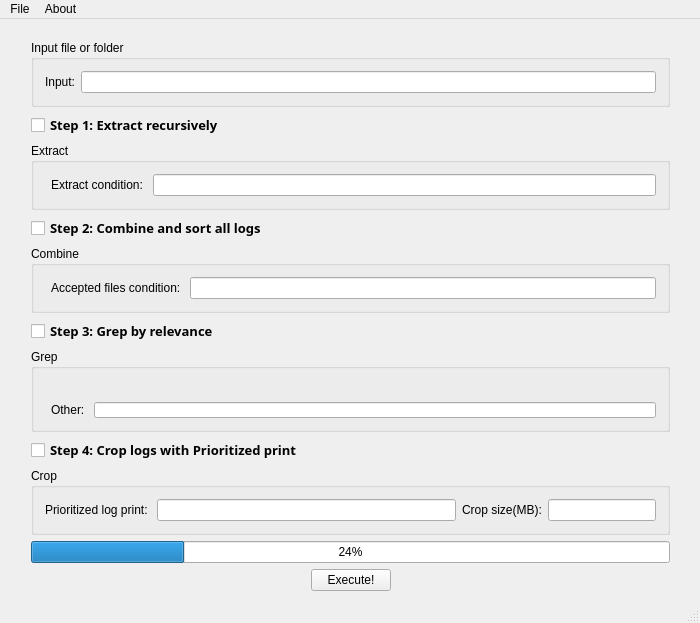
<?xml version="1.0" encoding="UTF-8"?>
<ui version="4.0">
 <class>TcomTools</class>
 <widget class="QMainWindow" name="TcomTools">
  <property name="geometry">
   <rect>
    <x>0</x>
    <y>0</y>
    <width>700</width>
    <height>623</height>
   </rect>
  </property>
  <property name="sizePolicy">
   <sizepolicy hsizetype="Fixed" vsizetype="Fixed">
    <horstretch>0</horstretch>
    <verstretch>0</verstretch>
   </sizepolicy>
  </property>
  <property name="windowTitle">
   <string>TcomTools</string>
  </property>
  <widget class="QWidget" name="centralWidget">
   <widget class="QWidget" name="verticalLayoutWidget">
    <property name="geometry">
     <rect>
      <x>20</x>
      <y>10</y>
      <width>661</width>
      <height>573</height>
     </rect>
    </property>
    <layout class="QFormLayout" name="formLayout_3">     <property name="fieldGrowthPolicy">
      <enum>QFormLayout::AllNonFixedFieldsGrow</enum>
     </property>
     <item row="0" column="0" colspan="2">
      <widget class="QGroupBox" name="groupBox_3">
       <property name="title">
        <string>Input file or folder</string>
       </property>
       <layout class="QFormLayout" name="formLayout">
        <item row="0" column="1">
         <widget class="QLineEdit" name="inputFileAndFolder">
          <property name="enabled">
           <bool>true</bool>
          </property>
          <property name="readOnly">
           <bool>false</bool>
          </property>
         </widget>
        </item>
        <item row="0" column="0">
         <widget class="QLabel" name="label">
          <property name="text">
           <string>Input:</string>
          </property>
         </widget>
        </item>
       </layout>
      </widget>
     </item>
     <item row="1" column="0">
      <widget class="QCheckBox" name="extractStep">
       <property name="font">
        <font>
         <family>Century Gothic</family>
         <pointsize>10</pointsize>
         <weight>75</weight>
         <bold>true</bold>
        </font>
       </property>
       <property name="text">
        <string>Step 1: Extract recursively</string>
       </property>
      </widget>
     </item>
     <item row="2" column="0" colspan="2">
      <widget class="QGroupBox" name="groupBox_6">
       <property name="title">
        <string>Extract</string>
       </property>
       <layout class="QFormLayout" name="formLayout_10">
        <item row="0" column="1">
         <layout class="QVBoxLayout" name="verticalLayout_7">
          <item>
           <layout class="QHBoxLayout" name="horizontalLayout_8">
            <item>
             <widget class="QLabel" name="label_8">
              <property name="text">
               <string>Extract condition: </string>
              </property>
             </widget>
            </item>
            <item>
             <widget class="QLineEdit" name="extractCondition"/>
            </item>
           </layout>
          </item>
         </layout>
        </item>
       </layout>
      </widget>
     </item>
     <item row="3" column="0">
      <widget class="QCheckBox" name="combineAndSortStep">
       <property name="font">
        <font>
         <family>Century Gothic</family>
         <pointsize>10</pointsize>
         <weight>75</weight>
         <bold>true</bold>
        </font>
       </property>
       <property name="text">
        <string>Step 2: Combine and sort all logs</string>
       </property>
      </widget>
     </item>
     <item row="4" column="0" colspan="2">
      <widget class="QGroupBox" name="groupBox_2">
       <property name="title">
        <string>Combine</string>
       </property>
       <layout class="QFormLayout" name="formLayout_5">
        <item row="0" column="1">
         <layout class="QVBoxLayout" name="verticalLayout">
          <item>
           <layout class="QHBoxLayout" name="horizontalLayout">
            <item>
             <widget class="QLabel" name="label_3">
              <property name="text">
               <string>Accepted files condition: </string>
              </property>
             </widget>
            </item>
            <item>
             <widget class="QLineEdit" name="acceptedFilesCondition"/>
            </item>
           </layout>
          </item>
         </layout>
        </item>
       </layout>
      </widget>
     </item>
     <item row="5" column="0">
      <widget class="QCheckBox" name="grepStep">
       <property name="font">
        <font>
         <family>Century Gothic</family>
         <pointsize>10</pointsize>
         <weight>75</weight>
         <bold>true</bold>
        </font>
       </property>
       <property name="text">
        <string>Step 3: Grep by relevance</string>
       </property>
      </widget>
     </item>
     <item row="6" column="0" colspan="2">
      <widget class="QGroupBox" name="groupBox_4">
       <property name="title">
        <string>Grep</string>
       </property>
       <layout class="QFormLayout" name="formLayout_2">
        <property name="fieldGrowthPolicy">
         <enum>QFormLayout::AllNonFixedFieldsGrow</enum>
        </property>
        <item row="0" column="1">
         <layout class="QVBoxLayout" name="verticalLayout_4">
          <item>
           <layout class="QGridLayout" name="gridLayout_2">
            <item row="1" column="0">
             <widget class="QCheckBox" name="err">
              <property name="text">
               <string>ERR/</string>
              </property>
             </widget>
            </item>
            <item row="2" column="0">
             <widget class="QCheckBox" name="errWrnNoSpam">
              <property name="text">
               <string>ERR/, WRN/ (no spam)</string>
              </property>
             </widget>
            </item>
            <item row="0" column="0">
             <widget class="QCheckBox" name="tcom">
              <property name="text">
               <string>/TCOM/</string>
              </property>
             </widget>
            </item>
            <item row="1" column="1">
             <widget class="QCheckBox" name="allocation">
              <property name="text">
               <string>Allocation prints (DspCapa, etc)</string>
              </property>
             </widget>
            </item>
            <item row="0" column="1">
             <widget class="QCheckBox" name="recovery">
              <property name="text">
               <string>Recovery prints (Links, HW_CONF)</string>
              </property>
             </widget>
            </item>
            <item row="3" column="0">
             <widget class="QCheckBox" name="btsStatus">
              <property name="text">
               <string>BTS Status</string>
              </property>
             </widget>
            </item>
            <item row="0" column="3">
             <widget class="QCheckBox" name="cchh">
              <property name="text">
               <string>TCOM/CCHH</string>
              </property>
             </widget>
            </item>
            <item row="2" column="2">
             <widget class="QCheckBox" name="tupc">
              <property name="text">
               <string>TUPC prints</string>
              </property>
             </widget>
            </item>
            <item row="3" column="2">
             <widget class="QCheckBox" name="rlh">
              <property name="text">
               <string>RLH prints</string>
              </property>
             </widget>
            </item>
            <item row="2" column="1">
             <widget class="QCheckBox" name="fault">
              <property name="text">
               <string>faultId:, EfaultId_</string>
              </property>
             </widget>
            </item>
            <item row="3" column="1">
             <widget class="QCheckBox" name="lrm">
              <property name="text">
               <string>LRM prints</string>
              </property>
             </widget>
            </item>
            <item row="0" column="2">
             <widget class="QCheckBox" name="grm">
              <property name="text">
               <string>GRM prints</string>
              </property>
             </widget>
            </item>
            <item row="1" column="2">
             <widget class="QCheckBox" name="toam">
              <property name="text">
               <string>TOAM prints</string>
              </property>
             </widget>
            </item>
            <item row="3" column="3">
             <widget class="QCheckBox" name="dmgr">
              <property name="text">
               <string>DMGR prints</string>
              </property>
             </widget>
            </item>
            <item row="2" column="3">
             <widget class="QCheckBox" name="hsch">
              <property name="text">
               <string>HSCH prints</string>
              </property>
             </widget>
            </item>
            <item row="1" column="3">
             <widget class="QCheckBox" name="cchhSdl">
              <property name="text">
               <string>CCHH SDL</string>
              </property>
             </widget>
            </item>
           </layout>
          </item>
          <item>
           <layout class="QHBoxLayout" name="horizontalLayout_2">
            <item>
             <widget class="QLabel" name="label_9">
              <property name="text">
               <string>Other: </string>
              </property>
             </widget>
            </item>
            <item>
             <widget class="QLineEdit" name="other"/>
            </item>
           </layout>
          </item>
         </layout>
        </item>
       </layout>
      </widget>
     </item>
     <item row="7" column="0">
      <widget class="QCheckBox" name="cropStep">
       <property name="font">
        <font>
         <family>Century Gothic</family>
         <pointsize>10</pointsize>
         <weight>75</weight>
         <bold>true</bold>
        </font>
       </property>
       <property name="text">
        <string>Step 4: Crop logs with Prioritized print</string>
       </property>
      </widget>
     </item>
     <item row="9" column="0" colspan="2">
      <widget class="QGroupBox" name="groupBox_5">
       <property name="title">
        <string>Crop</string>
       </property>
       <layout class="QFormLayout" name="formLayout_4">
        <property name="fieldGrowthPolicy">
         <enum>QFormLayout::AllNonFixedFieldsGrow</enum>
        </property>
        <item row="0" column="0" colspan="2">
         <layout class="QHBoxLayout" name="horizontalLayout_3">
          <item>
           <widget class="QLabel" name="label_2">
            <property name="text">
             <string>Prioritized log print: </string>
            </property>
           </widget>
          </item>
          <item>
           <widget class="QLineEdit" name="prioritizedLogPrint"/>
          </item>
          <item>
           <widget class="QLabel" name="label_4">
            <property name="text">
             <string>Crop size(MB):</string>
            </property>
           </widget>
          </item>
          <item>
           <widget class="QLineEdit" name="cropSize">
            <property name="enabled">
             <bool>true</bool>
            </property>
            <property name="sizePolicy">
             <sizepolicy hsizetype="Minimum" vsizetype="Fixed">
              <horstretch>0</horstretch>
              <verstretch>0</verstretch>
             </sizepolicy>
            </property>
            <property name="minimumSize">
             <size>
              <width>0</width>
              <height>0</height>
             </size>
            </property>
           </widget>
          </item>
         </layout>
        </item>
       </layout>
      </widget>
     </item>
     <item row="11" column="0" colspan="2">
      <layout class="QHBoxLayout" name="horizontalLayout_6">
       <item>
        <spacer name="horizontalSpacer">         <property name="orientation">
          <enum>Qt::Horizontal</enum>
         </property>
         <property name="sizeHint" stdset="0">
          <size>
           <width>40</width>
           <height>20</height>
          </size>
         </property>
        </spacer>
       </item>
       <item>
        <widget class="QPushButton" name="execute">
         <property name="text">
          <string>Execute!</string>
         </property>
        </widget>
       </item>
       <item>
        <spacer name="horizontalSpacer_2">
         <property name="orientation">
          <enum>Qt::Horizontal</enum>
         </property>
         <property name="sizeHint" stdset="0">
          <size>
           <width>40</width>
           <height>20</height>
          </size>
         </property>
        </spacer>
       </item>
      </layout>
     </item>
     <item row="10" column="0" colspan="2">
      <widget class="QProgressBar" name="progressBar">
       <property name="value">
        <number>24</number>       </property>
      </widget>
     </item>
    </layout>
   </widget>
  </widget>
  <widget class="QMenuBar" name="menuBar">
   <property name="geometry">
    <rect>
     <x>0</x>
     <y>0</y>
     <width>700</width>
     <height>21</height>
    </rect>
   </property>
   <widget class="QMenu" name="menuFile">
    <property name="title">
     <string>File</string>
    </property>
    <widget class="QMenu" name="menuOpen">
     <property name="title">
      <string>Open</string>
     </property>
     <addaction name="actionOpenFile"/>
     <addaction name="actionOpenFolder"/>
    </widget>
    <addaction name="menuOpen"/>
    <addaction name="separator"/>
    <addaction name="actionQuit"/>
   </widget>
   <widget class="QMenu" name="menuAbout">
    <property name="title">
     <string>About</string>
    </property>
    <addaction name="actionAboutAprg"/>
   </widget>
   <addaction name="menuFile"/>
   <addaction name="menuAbout"/>
  </widget>
  <widget class="QStatusBar" name="statusBar"/>
  <action name="actionQuit">
   <property name="text">
    <string>Quit</string>
   </property>
  </action>
  <action name="actionOpenFile">
   <property name="text">
    <string>File</string>
   </property>
  </action>
  <action name="actionOpenFolder">
   <property name="text">
    <string>Folder</string>
   </property>
  </action>
  <action name="actionAboutAprg">
   <property name="text">
    <string>About APRG</string>
   </property>
  </action>
 </widget>
 <layoutdefault spacing="6" margin="11"/>
 <resources/>
 <connections/>
</ui>
